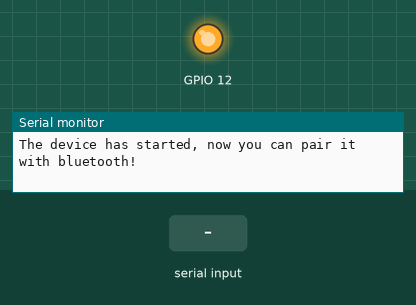
Simulated run of this sketch. Board: ESP32. Shown: output pins drawn as LEDs (lit = HIGH), the last lines printed to the serial monitor. The inputs (shaded band) are chosen by the test bench. Nothing arrives over Bluetooth unless stated.

Above: at 1.2 s.
1.3 s: "1\n" received over the second serial link
At 1.85 s:
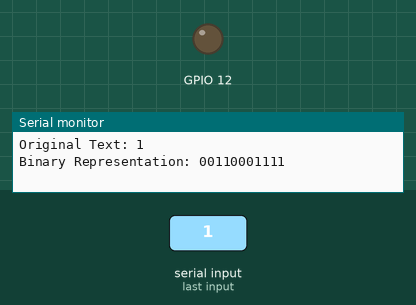
Timing chart, 0 to 4.3 s (numbered marks = the images above; inputs shaded):
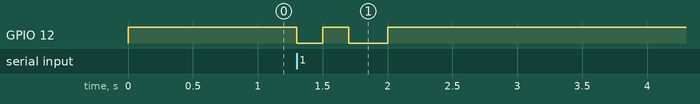

The sketch:

ESP32_sender.ino
```cpp
#include "BluetoothSerial.h"
BluetoothSerial SerialBT;

void setup() {
  pinMode(12,OUTPUT);
 Serial.begin(9600);
 SerialBT.begin("ESP32test"); //Bluetooth device name
 Serial.println("The device has started, now you can pair it with bluetooth!");

}

// Function to convert text to binary
String textToBinary(String text) {
  String binaryResult = "";

  for (size_t i = 0; i < text.length(); ++i) {
    char c = text.charAt(i);

    for (int j = 7; j >= 0; --j) {
      binaryResult += ((c >> j) & 1) ? '1' : '0';
    }
    binaryResult += "111"; // Add 1's between each byte to make delay in decoding next binary
  }

  return binaryResult;
}

void loop() {
  digitalWrite(12,HIGH);
  if (SerialBT.available() > 0) {
    String inputText = SerialBT.readStringUntil('\n'); // Read the input text until newline character

    // Remove trailing newline characters
    inputText.trim();

    // Display the original text
    Serial.print("Original Text: ");
    Serial.println(inputText);

    // Convert the text to binary and display
    String binaryRepresentation = textToBinary(inputText);
    Serial.print("Binary Representation: ");
    Serial.println(binaryRepresentation);
    String abcd = binaryRepresentation;
    for (size_t i = 0; i < abcd.length(); ++i) {
      char c = abcd.charAt(i);
      if (c == '1'){
        digitalWrite(12, HIGH);
        delay(100);
      }else{
        digitalWrite(12,LOW);
        delay(100);
      }
  }
}
}
```

Measured:
- after the input at 1.3 s, GPIO 12: HIGH → LOW at once, → HIGH 0.20 s later, → LOW 0.20 s later, → HIGH 0.30 s later
